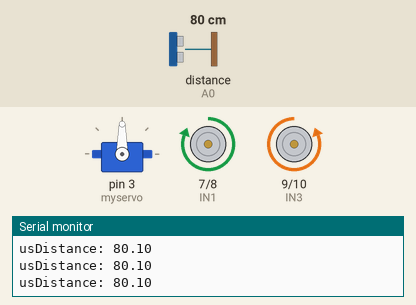
The sketch below on a simulated Arduino Uno, built with avr-gcc and run on an emulated ATmega328P. Parts: servo, motor-driver pin pairs drawn as motors (green arrow = first pin HIGH = forward, orange = second pin HIGH = backward, longer = more drive, scaled by the enable pin), the last lines printed to the serial monitor. Wiring (inferred from the names in the program): ultrasonic range finder: trigger A1; echo A0. The test bench sets the inputs (shaded band); at power-on: distance to the obstacle (sensor on A0) 80 cm. The echo pulse lasts 58.3 µs per cm.

Above: at 1.2 s.
1.3 s: distance to the obstacle (sensor on A0) set to 14 cm
4.3 s: distance to the obstacle (sensor on A0) set to 11 cm
At 5.2 s:
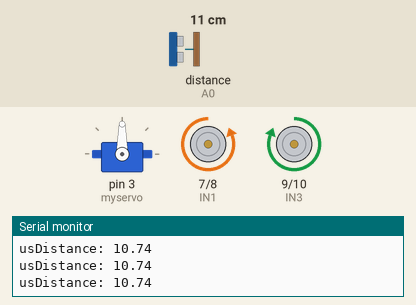
5.8 s: distance to the obstacle (sensor on A0) set to 60 cm
At 6.6 s:
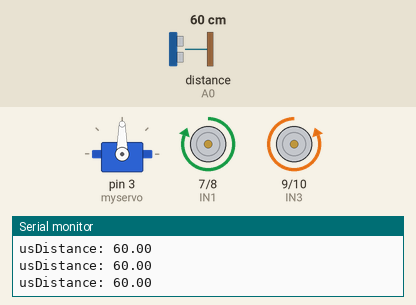
Timing chart, 0 to 8.8 s (numbered marks = the images above; inputs shaded):
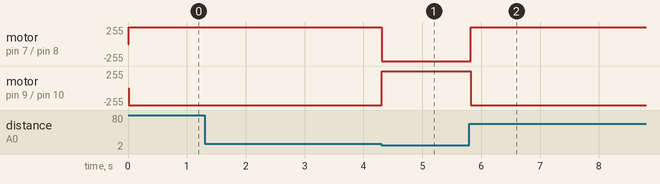

Measured:
- the behaviour switches between 13 and 12 cm on distance to the obstacle (sensor on A0) (found by bisection; images 0 and 1)
- after the input at 4.3 s, motor on pin 7 (IN1) / pin 8 (IN2): forward 255/255 → backward 255/255 at once; motor on pin 9 (IN3) / pin 10 (IN4): backward 255/255 → forward 255/255 at once
- after the input at 5.8 s, motor on pin 7 (IN1) / pin 8 (IN2): backward 255/255 → forward 255/255 at once; motor on pin 9 (IN3) / pin 10 (IN4): forward 255/255 → backward 255/255 at once

The sketch:

drive_with_ultrasonic.ino
```cpp
#include <Servo.h>

int ENA=6;
int IN1=7;
int IN2=8;
int ENB=11;
int IN3=9;
int IN4=10;

int inputPin = A0;    // Define pin ultrasonic signal reception
int outputPin = A1;    // Define pin ultrasonic signal transmitter

String lastVal = "stop";

Servo myservo;

void setup(){
 Serial.begin(9600);
 pinMode(ENA,OUTPUT);//wheels
 pinMode(ENB,OUTPUT);
 pinMode(IN1,OUTPUT);
 pinMode(IN2,OUTPUT);
 pinMode(IN3,OUTPUT);
 pinMode(IN4,OUTPUT);

 pinMode (inputPin, INPUT);      // Define ultrasound input pin
 pinMode (outputPin, OUTPUT);    // Define ultrasonic output pin

  myservo.attach(3);

 digitalWrite(ENA,LOW);
 digitalWrite(ENB,LOW);//stop driving
}

void loop() {
  analogWrite(ENA,255);//start driving motorA
  analogWrite(ENB,255);//start driving motorB

  if (lastVal == "left" || lastVal == "right"){
    pause(0);
    lastVal="stop";
  }

 // myservo.write(90);
  float thisReading = getUSReading(90);
  if (thisReading <= 12){
    back(15);
  }
  else{
    forward(15);
  }

  /*for(int pos = 0; pos < 180; pos += 1)  // goes from 0 degrees to 180 degrees
  {                                  // in steps of 1 degree
    float thisReading = getUSReading(pos);
    if (thisReading <= 12){
      back(15);
    }
    else{
      forward(15);
    }
    delay(15);                       // waits 15ms for the servo to reach the position

  }
  for(int pos = 180; pos>=1; pos-=1)     // goes from 180 degrees to 0 degrees
  {
    myservo.write(pos);              // tell servo to go to position in variable 'pos'
    float thisReading = getUSReading(pos);
    if (thisReading <= 12){
      back(15);
    }
    else{
      forward(15);
    }
    delay(15);                       // waits 15ms for the servo to reach the position
  } */


}

 float getUSReading (int pos) {
   myservo.write(pos);
   delay(5);
   digitalWrite (outputPin, LOW);     // Let ultrasonic transmitter low voltage 2 μ s
   delayMicroseconds (2);
   digitalWrite (outputPin, HIGH);    // Let ultrasonic transmitter high voltage 10 μ s, where at least 10 μ s
   delayMicroseconds (10);
   digitalWrite (outputPin, LOW);      // Maintain low voltage ultrasonic transmitter
   float usDistance = pulseIn (inputPin, HIGH);    // Read worse time difference
   usDistance = usDistance/5.8/10;         // Time to turn to the distance (unit: cm)
   Serial.print ("usDistance: ");        // Output distance (unit: cm)
   Serial.println (usDistance);           // Display the distance
   return usDistance;
 }

void forward (int s) {
 digitalWrite(IN1,HIGH);
 digitalWrite(IN2,LOW);
 digitalWrite(IN3,LOW);
 digitalWrite(IN4,HIGH);
 delay (s);
}

void back (int s) {
  digitalWrite (IN1, LOW);
  digitalWrite (IN2, HIGH);
  digitalWrite (IN3, HIGH);
  digitalWrite (IN4, LOW);
  delay (s);
}

void pause (int s) {
 digitalWrite(IN1,LOW);
 digitalWrite(IN2,LOW);
 digitalWrite(IN3,LOW);
 digitalWrite(IN4,LOW);
 delay (s);
}

void right (int s) {
  digitalWrite (IN1, LOW);
  digitalWrite (IN2, HIGH);
  digitalWrite (IN3, LOW);
  digitalWrite (IN4, HIGH);
  delay (s);
}

void left (int s) {
  digitalWrite (IN1, HIGH);
  digitalWrite (IN2, LOW);
  digitalWrite (IN3, HIGH);
  digitalWrite (IN4, LOW);
  delay (s);
}

void slowRight (int s) {
  digitalWrite (IN1, LOW);
  digitalWrite (IN2, HIGH);
  digitalWrite (IN3, LOW);
  digitalWrite (IN4, LOW);
  delay (s);
}

void slowLeft (int s) {
  digitalWrite (IN1, LOW);
  digitalWrite (IN2, LOW);
  digitalWrite (IN3, LOW);
  digitalWrite (IN4, HIGH);
  delay (s);
}
```
